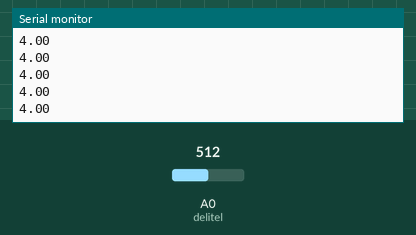
This sketch was run on a simulated Arduino Uno, built with avr-gcc and run on an emulated ATmega328P. Parts: the last lines printed to the serial monitor. Inputs (shaded band) come from the test bench; at power-on: A0 (delitel) = 512.

Above: at 1.2 s.
1.3 s: A0 (delitel) set to 716
At 1.31 s:
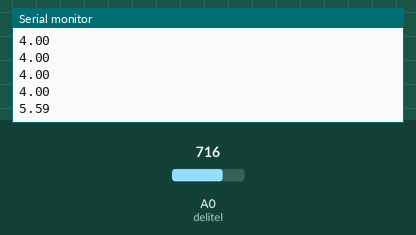
2.8 s: A0 (delitel) set to 900
At 2.82 s:
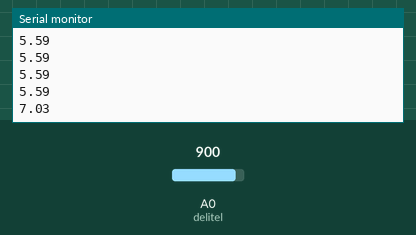
Timing chart, 0 to 5.8 s (numbered marks = the images above; inputs shaded):
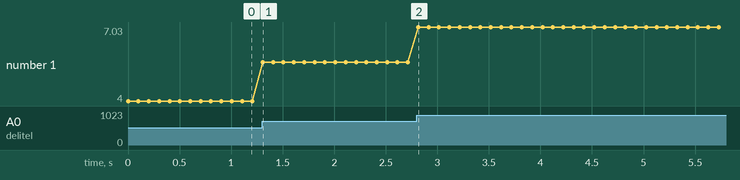

The sketch:

voltage.ino
```cpp
#define delitel A0
float znah ;
void setup()
{
  pinMode(A0 , INPUT);
  Serial.begin(9600);

}

void loop()
{
  znah = analogRead(delitel);
  Serial.println(map(znah, 0, 1024, 0, 8));
  delay(100);
}

float map(float val, float in_min, float in_max,  float out_min, float out_max) {
  return (val - in_min) * (out_max - out_min) / (in_max - in_min) + out_min;
}
```

Measured:
- after the input at 1.3 s, the serial monitor: prints a new line at once (image 1)
- after the input at 2.8 s, the serial monitor: prints a new line at once (image 2)
- plotted number 1: 4 → 5.59 after the input at 1.3 s, 5.59 → 7.03 after the input at 2.8 s
